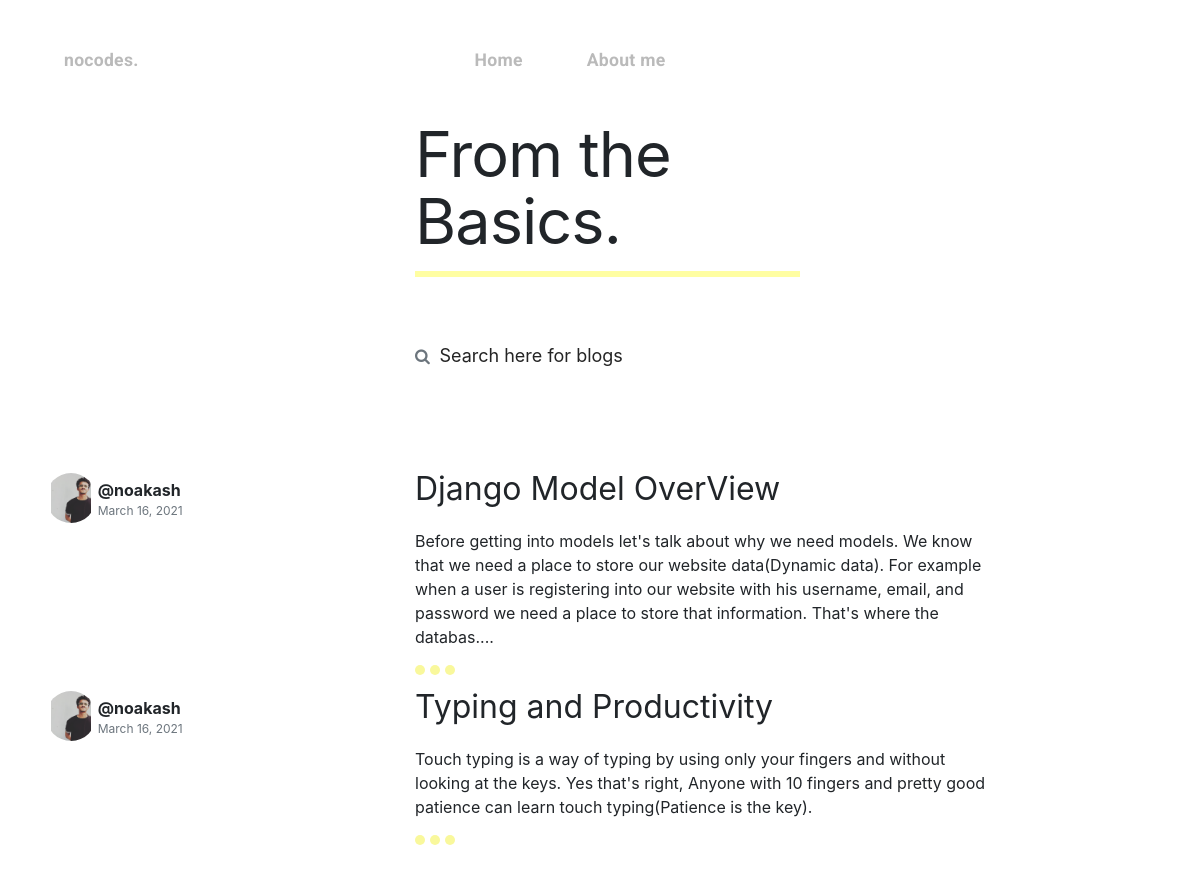
Before: / with the older database file.
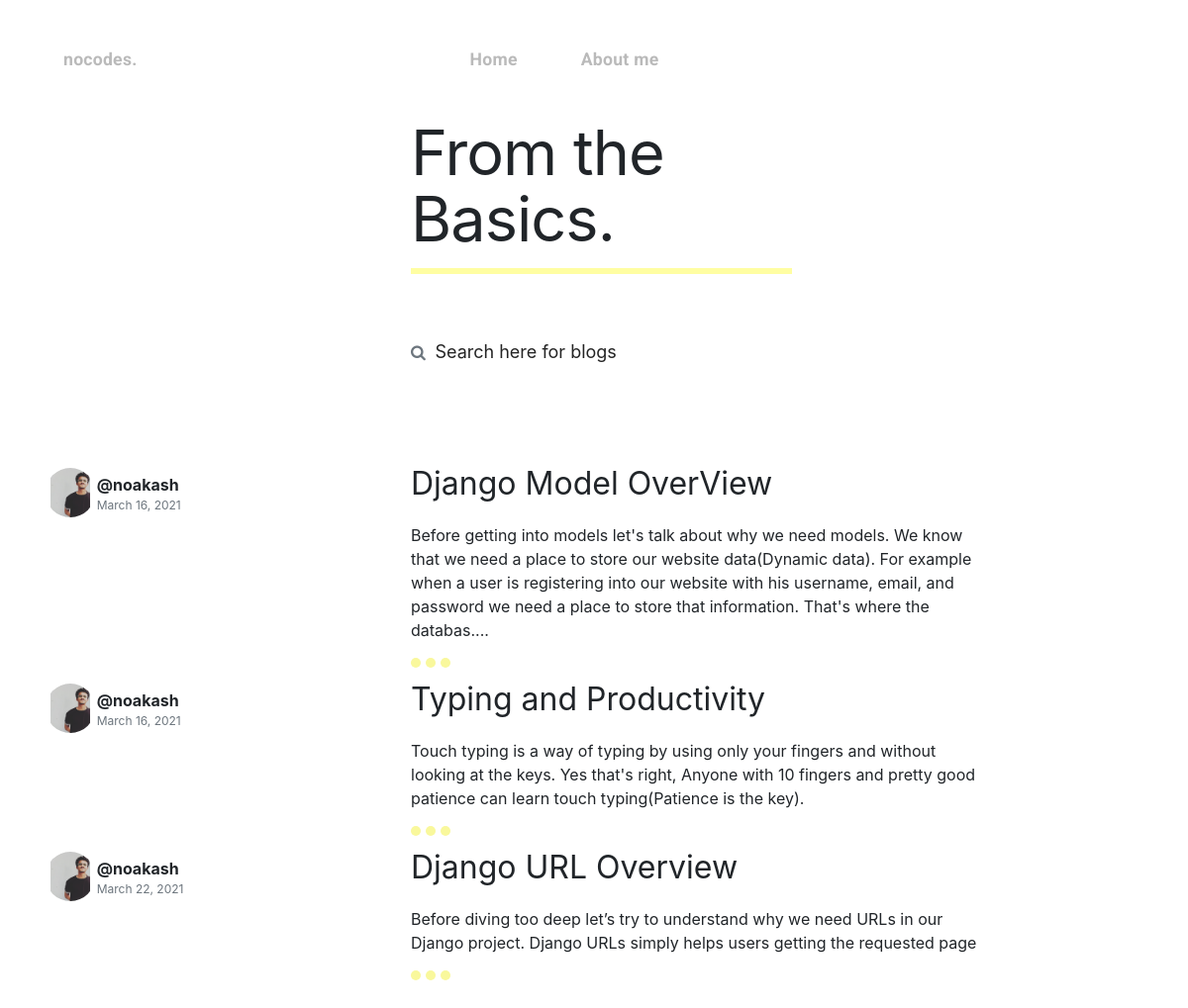
After: the same page with the newer database file.
### blog/models.py (models this page shows, shortened)
class Post(models.Model):
    title = models.CharField(max_length=200)
    author = models.ForeignKey(Author, on_delete=models.CASCADE, null=True)
    description = models.CharField(max_length=300, null=True, blank=True)
    image = models.ImageField(upload_to='post_pics', null=True, blank=True)
    date_created = models.DateTimeField(auto_now_add=True)
    author_name = models.CharField(max_length=100, null=True, blank=True)

class Author(models.Model):
    name = models.CharField(max_length=100, null=True)
    age = models.IntegerField(null=True)
    image = models.ImageField(upload_to='author_pics', null=True, blank=True)
    short_title = models.CharField(max_length=10, null=True)
    email = models.CharField(max_length=200, null=True, blank=True)
    instagram = models.CharField(max_length=200, null=True, blank=True)
    github = models.CharField(max_length=200, null=True, blank=True)
    twitter = models.CharField(max_length=200, null=True, blank=True)
    def __str__(self):
        return str(self.short_title)

### blog/views.py (the view)
# urls.py: path('', home, name='home'),
def home(request):
    posts = Post.objects.all()
    if request.POST:
        item = request.POST.get('text')
        posts = ModelFilter(model_objects=posts, item=item).filter()
        posts = serializers.serialize("json", posts)
        response = JsonResponse({'posts': posts})
        return response
    context = {'posts': posts}
    return render(request, 'blog/home.html', context)

### blog/templates/blog/home.html (shortened to what this page needs)
{% extends 'base.html' %}
{% load static %}
{% block style %}
<link rel="stylesheet" href="{% static 'css/main.css' %}">
{% endblock style %}
{% block content %}
    {% include 'blog/!navbar.html'  %}
<div class="container-fluid">
    <div class="row">
        <div class="col-md-4 col-0"></div>
        <div class="col-md-8 col-12">
            <p class="blog-moto">From the Basics.</p>
            <div class="blog-moto-underline"></div>
            <div class="mt-5 ">
                {% include 'blog/!filter.html'  %}
            </div>
        </div>
    </div>
</div>
<div class="container-fluid blog-wrapper " id="blog-wrapper">
    {% for post in posts %}
            {% include 'blog/!blogs.html'  %}
    {% endfor %}
</div>
{% endblock content %}

### blog/templates/blog/!blogs.html (shortened to what this page needs)
{% load static %}
<div class="row mb-2 ">
      <div class="col-md-4 col-12 order-lg-1 order-md-1 order-2">
          <div class="container-fluid author-container  ml-3 ">
              <div class="row mb-0 mt-2">
                  <div class="col-md-2">
                      <img src="{% static 'image/akashno.jpg' %}" alt="" class="author-img">
                  </div>
                  <div class="col-md-4 blog-details">
                      <p class="author-title m-0 ">@{{post.author}}</p>
                      <p class="m-0 blog-date text-secondary">{{post.date_created.date}}</p>
                  </div>
              </div>
          </div>
      </div>
      <div class="col-md-8 col-12 order-lg-2 order-md-2 order-1">
          <a href="{% url 'post' post.id %}" class="text-decoration-none text-reset">
          <div class="blog-container ">
              <p class="blog-title">{{post.title}}</p>
              <p class="blog-body">{{post.description}}</p>
              <div class="shape-wrapper d-flex">
                  <div class="shape1"></div>
                  <div class="shape1"></div>
                  <div class="shape1"></div>
              </div>
          </div>
          </a>
      </div>
</div>

Changed rows visible on the page:
added Post: author "noakash", date_created "March 22, 2021", title "Django URL Overview", description "Before diving too deep let’s try to understand why we need URLs in our Django project. Django URLs simply helps users getting the requested page"
